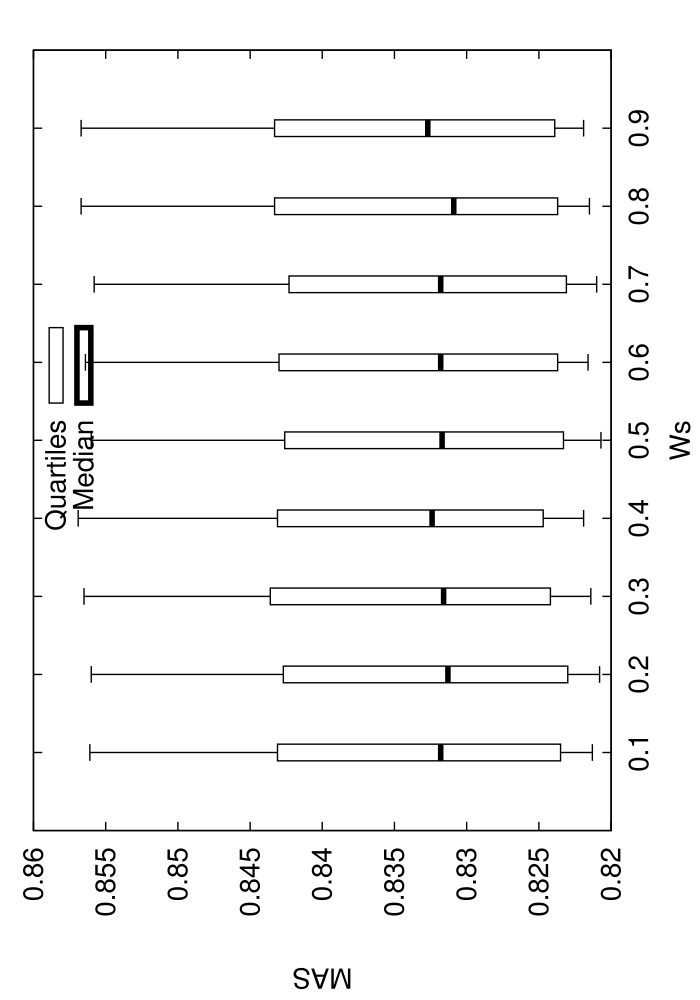

This figure's gnuplot source:
set terminal postscript enhanced 20
set xrange[0:1]
set xlabel 'Ws'
set ylabel 'MAS'
set key ins vert center top spacing 1.0
set output 'stat_SIM_WI05.dat.eps'
set bars 4.0
set style fill empty
plot 'stat_SIM_WI05.dat.elab' using 1:3:2:6:5:xticlabel(1) with candlesticks lt -1 lw 1 title 'Quartiles' whiskerbars,'' using 1:4:4:4:4:xticlabels(1) with candlesticks lt -1 lw 4 title 'Median'
